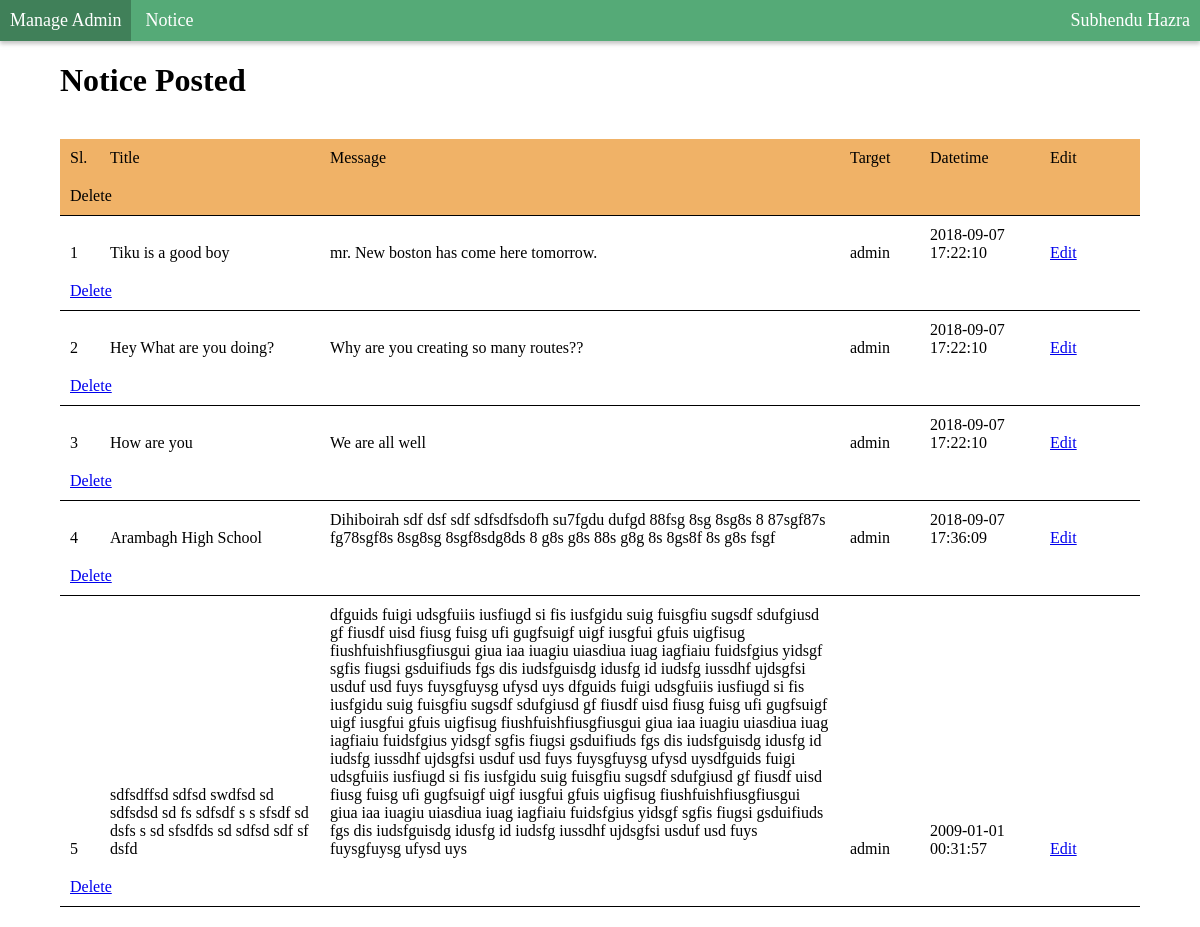
/master/panel/notice/view_notice/index.php (signed in), run on the app's committed database.
### tables this page shows
CREATE TABLE `master_notification` (
  `sl` int(10) UNSIGNED NOT NULL,
  `id` varchar(10) NOT NULL,
  `title` varchar(100) NOT NULL,
  `message` varchar(10000) NOT NULL,
  `target` enum('admin','user') NOT NULL,
  `datetime` datetime NOT NULL DEFAULT CURRENT_TIMESTAMP
);

### master/panel/notice/view_notice/index.php (the view, shortened to what this page needs)
<?php
require_once("../../../header.php");
?>
<div id="main_area">
<h1>
	Notice Posted
</h1>
<br>
		<div>
			<?php
				$query="SELECT * FROM master_notification";
				if($rows=mysqli_query($db,$query)){
					$i=1;
						echo "<div class='table_row'>";
						echo "<div class='table_row_items sl'>Sl.</div>";
						echo "<div class='table_row_items title'>Title</div>";
						echo "<div class='table_row_items message'>Message</div>";
						echo "<div class='table_row_items target'>Target</div>";
						echo "<div class='table_row_items datetime'>Datetime</div>";
						echo "<div class='table_row_items edit'>Edit</div>";
						echo "<div class='table_row_items delete'>Delete</div>";
						echo "</div>";
					while($row=mysqli_fetch_array($rows,MYSQLI_BOTH)){
						echo "<div class='table_row'>";
						echo "<div class='table_row_items sl'>".$i."</div>";
						echo "<div class='table_row_items title'>".$row['title']."</div>";
						echo "<div class='table_row_items message'>".$row['message']."</div>";
						echo "<div class='table_row_items target'>".$row['target']."</div>";
						echo "<div class='table_row_items datetime'>".$row['datetime']."</div>";
						echo "<div class='table_row_items edit'><a href='edit.php?id=".$row['id']."'>Edit</a></div>";
						echo "<div class='table_row_items delete'><a href='delete.php?id=".$row['id']."'>Delete</a></div>";
						echo "</div>";
						$i++;
					}
				}
			?>
		</div>
</div>
</body>
</html>

### master/header.php (style rules this page uses)
body { padding:0px; margin:0px; font-family:ubuntu,tahoma; }

### master/panel/notice/view_notice/index.php (style rules this page uses)
#main_area { margin:20px auto; max-width:90%; }
#main_area .table_row { display:block; border-bottom:1px solid black; }
#main_area .table_row:first-child { background:#f0b267; }
#main_area .table_row .table_row_items { display:inline-block; padding:10px; }
#main_area .table_row .table_row_items.sl { width:20px; }
#main_area .table_row .table_row_items.title { width:200px; }
#main_area .table_row .table_row_items.message { width:500px; }
#main_area .table_row .table_row_items.target { width:60px; }
#main_area .table_row .table_row_items.datetime { width:100px; }
#main_area .table_row .table_row_items.edit { width:60px; }
#main_area .table_row .table_row_items.delete { width:60px; }

### data on the page
master_notification: title "Tiku is a good boy", message "mr. New boston has come here tomorrow.", target "admin", datetime "2018-09-07 17:22:10"
master_notification: title "Hey What are you doing?", message "Why are you creating so many routes??", target "admin", datetime "2018-09-07 17:22:10"
master_notification: title "How are you", message "We are all well", target "admin", datetime "2018-09-07 17:22:10"
master_notification: title "Arambagh High School", message "Dihiboirah sdf dsf sdf sdfsdfsdofh su7fgdu dufgd 88fsg 8sg 8sg8s 8 87sgf87s fg78sgf8s 8sg8sg 8sgf8sdg8ds 8 g8s g8s 88s g8g 8s 8gs8f 8s g8s fsgf", target "admin", datetime "2018-09-07 17:36:09"
master_notification: title "sdfsdffsd sdfsd swdfsd sd sdfsdsd sd fs sdfsdf s s sfsdf sd dsfs s sd sfsdfds sd sdfsd sdf sf dsfd", message "dfguids fuigi udsgfuiis iusfiugd si fis iusfgidu suig fuisgfiu sugsdf sdufgiusd gf fiusdf uisd fiusg fuisg ufi gugfsuigf uigf iusgfui gfuis uigfisug fiushfuishfiusgfiusgui giua iaa iuagiu uiasdiua iuag iagfiaiu fuidsfgius yidsgf sgfis fiugsi gsduifiuds fgs dis iudsfguisdg idusfg id iudsfg iussdhf ujdsgfsi usduf usd fuys fuysgfuysg ufysd uys dfguids fuigi udsgfuiis iusfiugd si fis iusfgidu suig fuisgfiu sugsdf sdufgiusd gf fiusdf uisd fiusg fuisg ufi gugfsuigf uigf iusgfui gfuis uigfisug fiushfuishfiusgfiusgui giua iaa iuagiu uiasdiua iuag iagfiaiu fuidsfgius yidsgf sgfis fiugsi gsduifiuds fgs dis iudsfguisdg idusfg id iudsfg iussdhf ujdsgfsi usduf usd fuys fuysgfuysg ufysd uysdfguids fuigi…", target "admin", datetime "2009-01-01 00:31:57"

### other printed values
$_SESSION['login_name'] "Subhendu Hazra"
